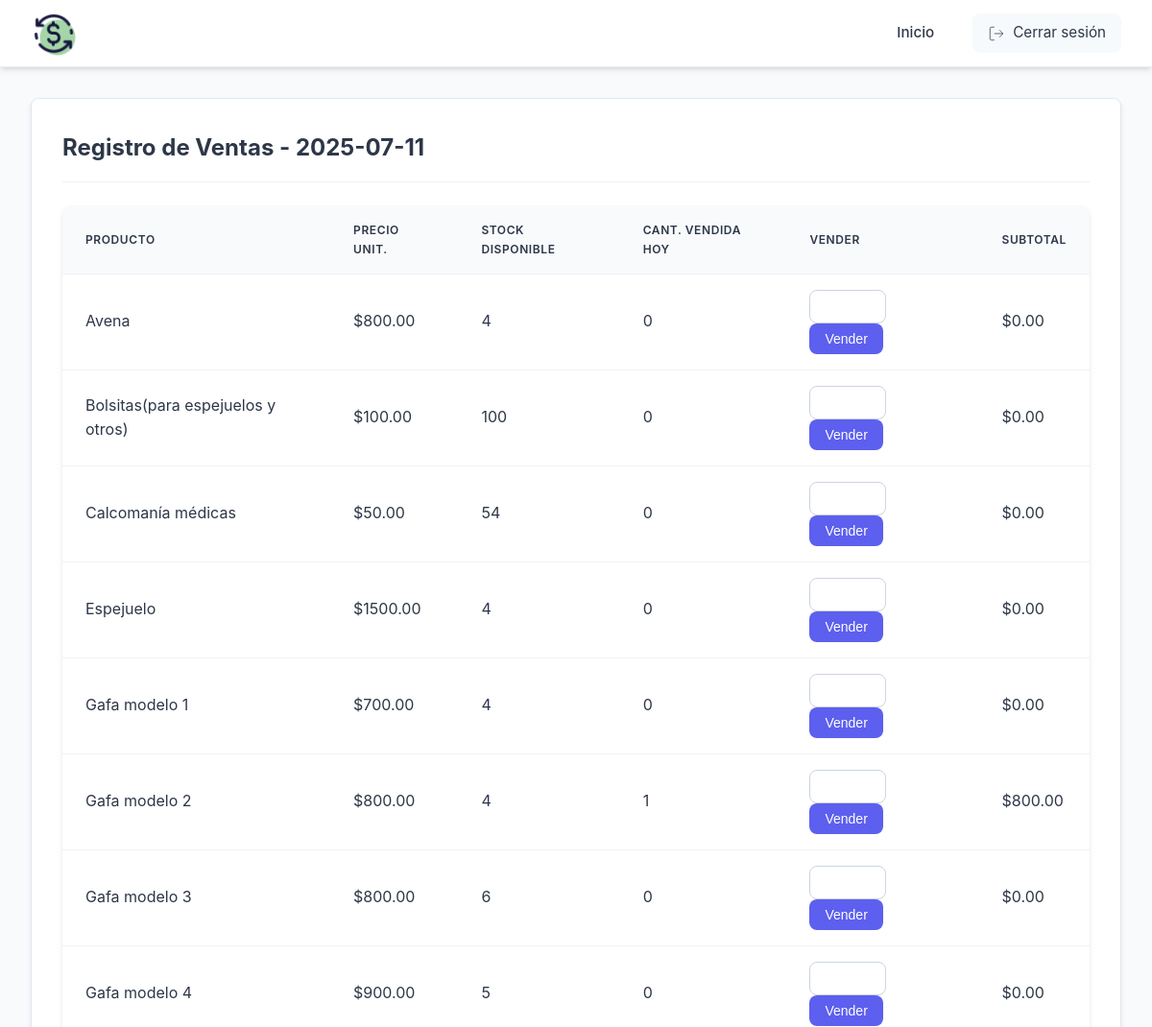
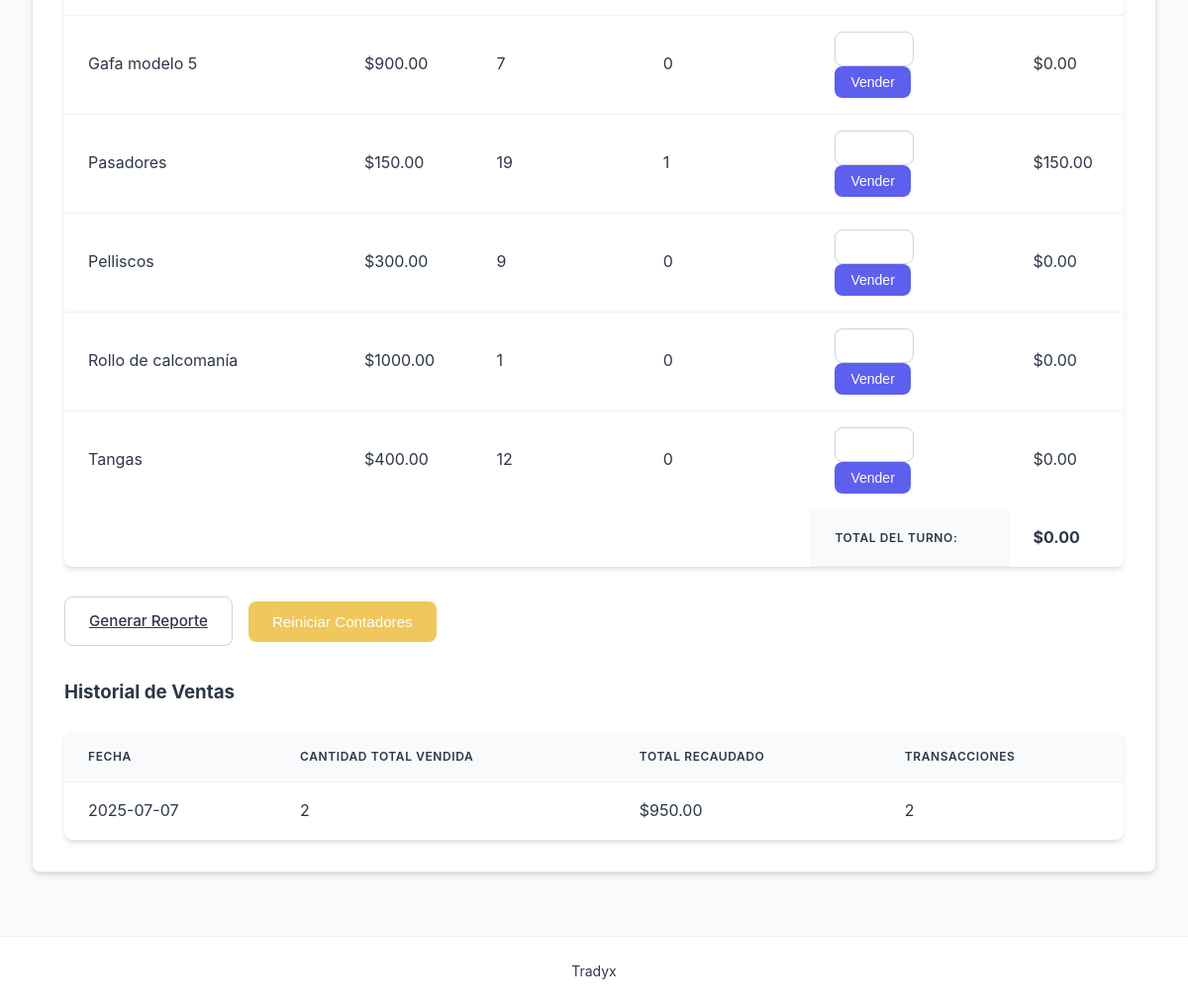
Before: /sales (signed in) with the older database file (2 pictures, top to bottom).
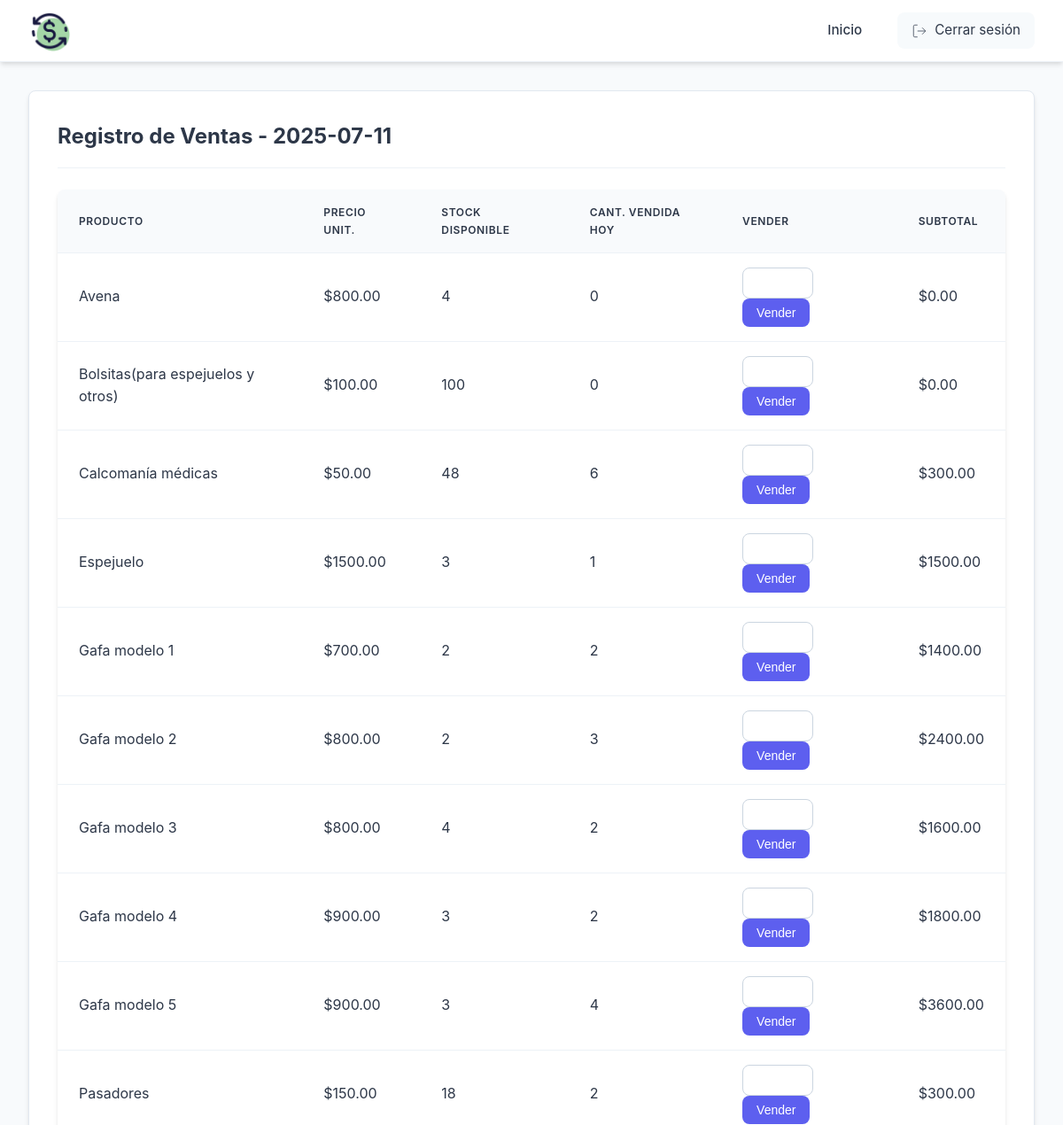
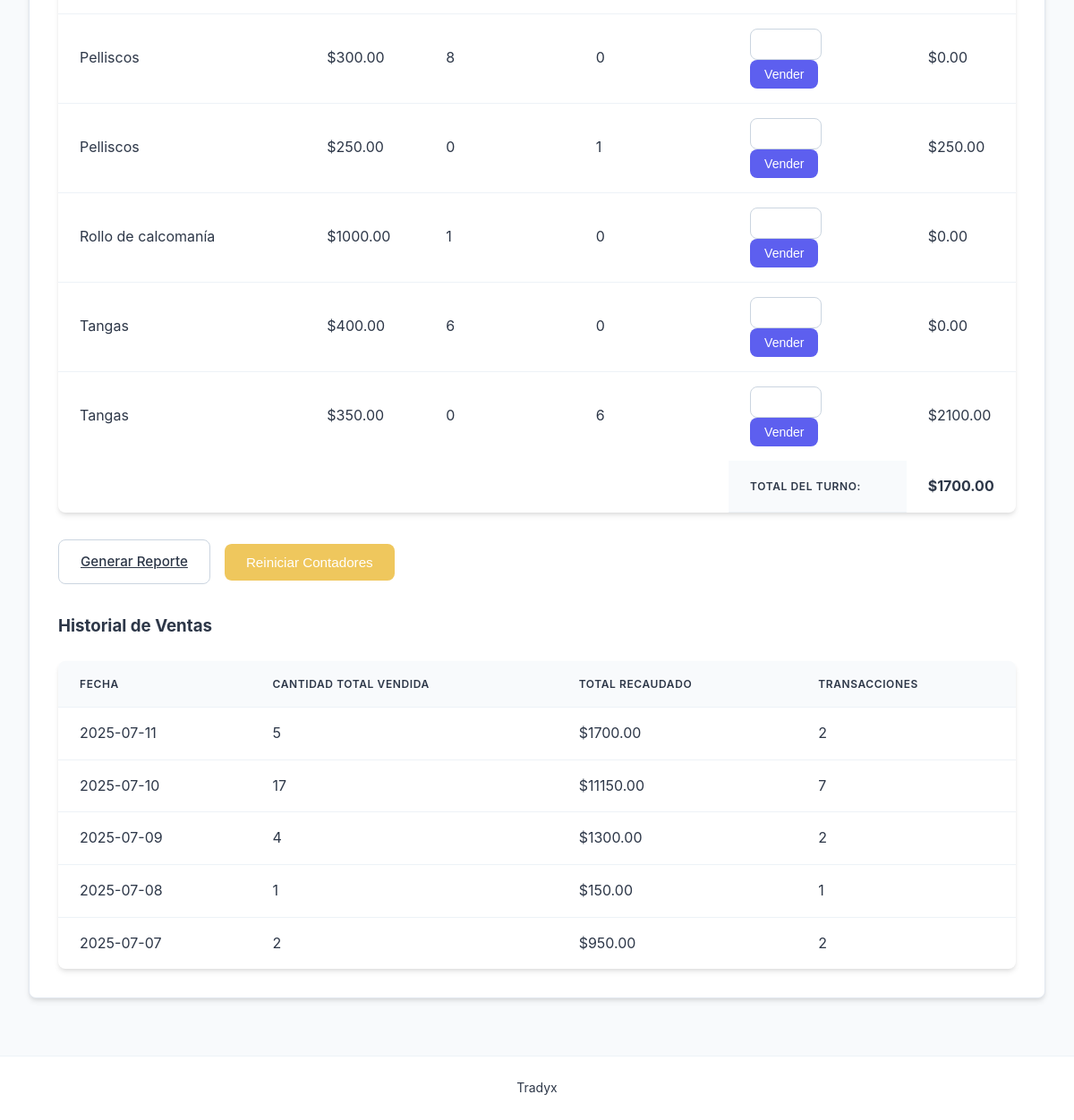
After: the same page with the newer database file (2 pictures, top to bottom).
### models.py (models this page shows, shortened)
class Product(db.Model):
    __tablename__ = 'product'
    id = db.Column(db.Integer, primary_key=True)
    name = db.Column(db.String(100), nullable=False)
    quantity = db.Column(db.Integer, nullable=False)
    price = db.Column(db.Float, nullable=False)
    daily_sales = db.Column(db.Integer, default=0)

### app.py (the view, shortened to what this page needs)
@app.route('/sales', methods=['GET', 'POST'])
@login_required
def sales():
    products = Product.query.order_by(Product.name).all()
    sales_history = db.session.query(
        db.func.date(Sale.date).label('sale_date'),
        db.func.sum(Sale.quantity).label('total_quantity'),
        db.func.sum(Sale.total).label('daily_total'),
        db.func.count(Sale.id).label('sales_count')
    ).group_by(db.func.date(Sale.date)).order_by(db.func.date(Sale.date).desc()).all()
    today_total = db.session.query(db.func.sum(Sale.total)).filter(
        db.func.date(Sale.date) == datetime.utcnow().date()
    ).scalar() or 0
    return render_template('sales.html',
                         products=products,
                         sales_history=sales_history,
                         current_date=datetime.utcnow().date(),
                         today_total=today_total)

### app.py (called while the page is built)
def login_required(f):
    @wraps(f)
    def decorated_function(*args, **kwargs):
        if 'user_id' not in session:
            flash('Por favor inicie sesión primero', 'danger')
            return redirect(url_for('login'))
        return f(*args, **kwargs)
    return decorated_function

### templates/sales.html (shortened to what this page needs)
{% extends "base.html" %}
{% block content %}
<div class="module-container">
    <h2>Registro de Ventas - {{ current_date }}</h2>
    <table class="data-table">
        <thead>
            <tr>
                <th>Producto</th>
                <th>Precio Unit.</th>
                <th>Stock Disponible</th>
                <th>Cant. Vendida Hoy</th>
                <th>Vender</th>
                <th>Subtotal</th>
            </tr>
        </thead>
        <tbody>
            {% for product in products %}
            <tr>
                <form action="{{ url_for('sales') }}" method="post">
                    <td>{{ product.name }}</td>
                    <td>${{ "%.2f"|format(product.price) }}</td>
                    <td>{{ product.quantity }}</td>
                    <td>{{ product.daily_sales }}</td>
                    <td>
                        <input type="number" name="quantity" min="1" max="{{ product.quantity }}" required class="quantity-input">
                        <button type="submit" class="btn btn-primary btn-small">Vender</button>
                    </td>
                    <td>${{ "%.2f"|format(product.price * product.daily_sales) }}</td>
                </form>
            </tr>
            {% endfor %}
        </tbody>
        <tfoot>
            <tr>
                <td colspan="4"></td>
                <th>Total del Turno:</th>
                <td><strong>${{ "%.2f"|format(today_total) }}</strong></td>
            </tr>
        </tfoot>
    </table>
    <div class="actions" style="margin-top: 30px;">
        <a href="{{ url_for('print_daily_report') }}" class="btn btn-secondary" target="_blank">
            Generar Reporte
        </a>
        <button type="button" onclick="confirmReset()" class="btn btn-warning">
            Reiniciar Contadores
        </button>
    </div>
    <div class="mt-4">
        <h3>Historial de Ventas</h3>
        <table class="data-table">
            <thead>
                <tr>
                    <th>Fecha</th>
                    <th>Cantidad Total Vendida</th>
                    <th>Total Recaudado</th>
                    <th>Transacciones</th>
                </tr>
            </thead>
            <tbody>
                {% for sale in sales_history %}
                <tr>
                    <td>{{ sale.sale_date }}</td>
                    <td>{{ sale.total_quantity }}</td>
                    <td>${{ "%.2f"|format(sale.daily_total) }}</td>
                    <td>{{ sale.sales_count }}</td>
                </tr>
                {% else %}
                <tr>
                    <td colspan="4" class="text-center">
                        No hay ventas registradas
                    </td>
                </tr>
                {% endfor %}
            </tbody>
        </table>
    </div>
</div>
{% endblock %}

### templates/base.html (shortened to what this page needs)
<!DOCTYPE html>
<html lang="es">
<head>
    <link rel="stylesheet" href="{{ url_for('static', filename='css/style.css') }}">
</head>
<body>
    <header class="header-max">
        <div class="nav-extreme">
            <h1 class="logo-edge">
                <img src="{{ url_for('static', filename='images/icons8-circulacion-de-dinero-100.png') }}"
                     alt="Logo"
                     style="height: 48px; vertical-align: middle; margin-right: 12px;">
            </h1>
            <nav class="nav-edge">
                <a href="{{ url_for('dashboard') }}" class="nav-item">Inicio</a>
                {% if 'user_id' in session %}
                <div class="user-edge">
                    <a href="{{ url_for('logout') }}" class="logout-edge">
                        <svg width="20" height="20" viewBox="0 0 24 24" fill="none" stroke="currentColor">
                            <path d="M9 21H5a2 2 0 0 1-2-2V5a2 2 0 0 1 2-2h4"></path>
                            <polyline points="16 17 21 12 16 7"></polyline>
                            <line x1="21" y1="12" x2="9" y2="12"></line>
                        </svg>
                        Cerrar sesión
                    </a>
                </div>
                {% endif %}
            </nav>
        </div>
    </header>
    <main>
        {% block content %}{% endblock %}
    </main>
    <footer>
        <p>Tradyx</p>
    </footer>
</body>
</html>

### static/css/style.css (style rules this page uses)
:root { --primary-color: #5D5FEF; --primary-hover: #4B4DDB; --secondary-color: #6B6DEE; --accent-color: #8A8EF0; --danger-color: #EF5D5D; --success-color: #5DEF8A; --warning-color: #EFC75D; --info-color: #5DADEF; --dark-color: #2D3748; --light-color: #F7FAFC; --gray-color: #A0AEC0; --border-radius: 8px; --box-shadow: 0 4px 6px -1px rgba(0, 0, 0, 0.1), 0 2px 4px -1px rgba(0, 0, 0, 0.06); --transition: all 0.3s cubic-bezier(0.4, 0, 0.2, 1); --sidebar-width: 240px; --header-height: 70px; }
*, *::before, *::after { box-sizing: border-box; margin: 0; padding: 0; }
html { height: 100%; scroll-behavior: smooth; }
body { font-family: 'Inter', -apple-system, BlinkMacSystemFont, sans-serif; line-height: 1.6; background-color: #F8FAFC; color: var(--dark-color); min-height: 100vh; display: flex; flex-direction: column; -webkit-font-smoothing: antialiased; -moz-osx-font-smoothing: grayscale; }
.header-max { background: white; color: var(--dark-color); height: var(--header-height); box-shadow: var(--box-shadow); position: sticky; top: 0; z-index: 1000; display: flex; align-items: center; padding: 0 2rem; border-bottom: 1px solid #EDF2F7; }
.nav-extreme { display: flex; justify-content: space-between; align-items: center; width: 100%; max-width: 100%; }
.logo-edge { display: flex; align-items: center; font-size: 1.5rem; font-weight: 700; color: var(--dark-color); text-decoration: none; gap: 0.75rem; }
.logo-edge img { height: 32px; width: auto; }
.nav-edge { display: flex; align-items: center; gap: 1.5rem; }
.nav-item { color: var(--dark-color); text-decoration: none; font-weight: 500; padding: 0.5rem 1rem; border-radius: var(--border-radius); transition: var(--transition); font-size: 0.95rem; }
.logout-edge { display: flex; align-items: center; gap: 0.5rem; color: var(--dark-color); text-decoration: none; padding: 0.5rem 1rem; border-radius: var(--border-radius); transition: var(--transition); font-size: 0.95rem; background-color: var(--light-color); }
.logout-edge svg { width: 18px; height: 18px; }
main { flex: 1; padding: 2rem; max-width: 1400px; margin: 0 auto; width: 100%; }
.module-container { background: white; border-radius: var(--border-radius); padding: 2rem; box-shadow: var(--box-shadow); margin-bottom: 2rem; border: 1px solid #E2E8F0; }
.module-container h2 { color: var(--dark-color); margin-bottom: 1.5rem; padding-bottom: 1rem; border-bottom: 1px solid #EDF2F7; font-size: 1.5rem; font-weight: 700; }
.actions { margin-bottom: 2rem; display: flex; flex-wrap: wrap; gap: 1rem; align-items: center; }
.btn { padding: 0.75rem 1.5rem; border: none; border-radius: var(--border-radius); cursor: pointer; font-size: 0.95rem; font-weight: 500; transition: var(--transition); display: inline-flex; align-items: center; justify-content: center; gap: 0.5rem; }
.btn-primary { background-color: var(--primary-color); color: white; }
.btn-secondary { background-color: white; color: var(--dark-color); border: 1px solid #CBD5E0; }
.btn-small { padding: 0.5rem 1rem; font-size: 0.875rem; }
.btn-warning { background-color: var(--warning-color); color: white; }
.data-table { width: 100%; border-collapse: collapse; margin-top: 1.5rem; background: white; border-radius: var(--border-radius); overflow: hidden; box-shadow: var(--box-shadow); }
.data-table th, .data-table td { padding: 1rem 1.5rem; text-align: left; border-bottom: 1px solid #EDF2F7; }
.data-table th { background-color: #F8FAFC; font-weight: 600; color: var(--dark-color); text-transform: uppercase; font-size: 0.75rem; letter-spacing: 0.05em; }
.data-table tr:last-child td { border-bottom: none; }
input, select, textarea { width: 100%; padding: 0.75rem 1rem; border: 1px solid #CBD5E0; border-radius: var(--border-radius); font-size: 0.95rem; transition: var(--transition); background-color: white; }
footer { background-color: white; color: var(--dark-color); text-align: center; padding: 1.5rem; margin-top: auto; font-size: 0.875rem; border-top: 1px solid #EDF2F7; }
.quantity-input { width: 80px; padding: 0.5rem; border: 1px solid #CBD5E0; border-radius: var(--border-radius); text-align: center; font-size: 0.95rem; }

Changed rows visible on the page:
changed Product "Calcomanía médicas": quantity "54" → "48"; daily_sales "0" → "6"; product.price*product.daily_sales "0.00" → "300.00"
changed Product "Espejuelo": quantity "4" → "3"; daily_sales "0" → "1"; product.price*product.daily_sales "0.00" → "1500.00"
changed Product "Gafa modelo 1": quantity "4" → "2"; daily_sales "0" → "2"; product.price*product.daily_sales "0.00" → "1400.00"
changed Product "Gafa modelo 2": quantity "4" → "2"; daily_sales "1" → "3"; product.price*product.daily_sales "800.00" → "2400.00"
changed Product "Gafa modelo 3": quantity "6" → "4"; daily_sales "0" → "2"; product.price*product.daily_sales "0.00" → "1600.00"
changed Product "Gafa modelo 4": quantity "5" → "3"; daily_sales "0" → "2"; product.price*product.daily_sales "0.00" → "1800.00"
changed Product "Gafa modelo 5": quantity "7" → "3"; daily_sales "0" → "4"; product.price*product.daily_sales "0.00" → "3600.00"
changed Product "Pasadores": quantity "19" → "18"; daily_sales "1" → "2"; product.price*product.daily_sales "150.00" → "300.00"
changed Product (number 11 of 15 on the later page): quantity "9" → "8"
added Product: name "Pelliscos", price "250.00", quantity "0", daily_sales "1", product.price*product.daily_sales "250.00"
changed Product (number 14 of 15 on the later page): quantity "12" → "6"
added Product: name "Tangas", price "350.00", quantity "0", daily_sales "6", product.price*product.daily_sales "2100.00"
Other visible differences:
{{ "%.2f"|format(today_total) }}: "0.00" → "1700.00"
new list line: "2025-07-11 5 $ 1700.00 2"
new list line: "2025-07-10 17 $ 11150.00 7"
new list line: "2025-07-09 4 $ 1300.00 2"
new list line: "2025-07-08 1 $ 150.00 1"
